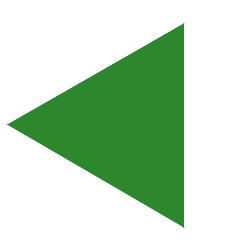
Frame 1 (no input)
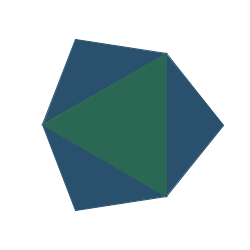
Frame 60 (the mouse pressed at the canvas centre just before this capture)
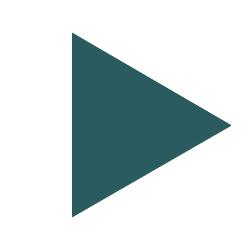
Frame 120 (the mouse held since frame 60 and released just before this capture)

The Processing sketch that drew these frames (run headless with seeded random() and noise(); from frame 60 on, the mouse is pressed at the canvas centre):

// Processing sketch: unfolder
// ── unfolder.pde
/*------------------------------------------
  "Better Trixel Folder"
  By Alex Matheson
    toofifty.me | ello.co/purchase | github.com/toofifty

  Free to redistribute under MIT License.
------------------------------------------*/

float max_scale = 2;
float min_scale = 1;

float scale = max_scale;
int flip = 1;

float BHLF_HEIGHT = 0.5 / sqrt(3);
float FULL_HEIGHT = sqrt(3) / 2;
float UHLF_HEIGHT = FULL_HEIGHT - BHLF_HEIGHT;

color c1 = color(41, 81, 109);
color c2 = color(45, 136, 45);

Tri tri = new Tri(0, 0, 100, 0.01, color(32), true);

Tri[] tris = new Tri[3];

void setup () {
  size(250, 250);
  frameRate(50);
  strokeWeight(1);
  stroke(32);
  tri.p = 1;
  
  /*tris[0] = new Tri(0, 2 * FULL_HEIGHT, 100, 0.01, color(32), true);
  tris[1] = new Tri(0, FULL_HEIGHT + BHLF_HEIGHT, 100, 0.01, color(32), false);
  tris[2] = new Tri(-0.5, FULL_HEIGHT, 100, 0.01, color(32), true);
  tris[3] = new Tri(-0.5, BHLF_HEIGHT, 100, 0.01, color(32), false);
  tris[4] = new Tri(-1, 0, 100, 0.01, color(32), true);
  tris[5] = new Tri(-1, -UHLF_HEIGHT, 100, 0.01, color(32), false);
  tris[6] = new Tri(-1.5, -FULL_HEIGHT, 100, 0.01, color(32), true);
  
  tris[7] = new Tri(-0.5, -FULL_HEIGHT, 100, 0.01, color(32), true);
  tris[8] = new Tri(0, -FULL_HEIGHT + BHLF_HEIGHT, 100, 0.01, color(32), false);
  tris[9] = new Tri(0.5, -FULL_HEIGHT, 100, 0.01, color(32), true);
  tris[10] = new Tri(1, -FULL_HEIGHT + BHLF_HEIGHT, 100, 0.01, color(32), false);
  tris[11] = new Tri(1.5, -FULL_HEIGHT, 100, 0.01, color(32), true);
  
  tris[12] = new Tri(1, 0, 100, 0.01, color(32), true);
  tris[13] = new Tri(0.5, BHLF_HEIGHT, 100, 0.01, color(32), false);
  tris[14] = new Tri(0.5, FULL_HEIGHT, 100, 0.01, color(32), true);*/
  
  tris[0] = new Tri(0, -FULL_HEIGHT + BHLF_HEIGHT, 100, 0.01, color(32), false);
  tris[1] = new Tri(0, -FULL_HEIGHT + BHLF_HEIGHT, 100, 0.01, color(32), false);
  tris[2] = new Tri(0, -FULL_HEIGHT + BHLF_HEIGHT, 100, 0.01, color(32), false);
  
  
  tri.beginFade(c2, c1);
  for (int i = 0; i < tris.length; i++) {
    tris[i].c = c1;
  }
  
}

void draw () {
  background(255);
  translate(width/2, height/2);
  //rotate(-PI*float(frameCount)/100);
  rotate(PI/2);
  scale(flip);
  tri.update();
  tri.calcPoints();
  for (int i = 0; i < tris.length; i++) {
    tris[i].update();
    tris[i].calcPoints();
    tris[i].draw();
  }
  tri.draw();
  scale -= 0.01;
  scale = constrain(scale, min_scale, max_scale);
  
  if (frameCount % 100 == 0) {    
    flip = flip == 1 ? -1 : 1;
    
    if (flip == 1) {
      tri.beginFade(c2, c1);
      for (int i = 0; i < tris.length; i++) {
        tris[i].c = c1;
      }
    } else {
      tri.beginFade(c1, c2);
      for (int i = 0; i < tris.length; i++) {
        tris[i].c = c2;
      }
    }
    
    for (int i = 0; i < tris.length; i++) {
      tris[i].p = -1;
    }
    scale = max_scale;
  }
}

class Tri {
  float x, y, r, s, p;
  float xo, yo;
  color oc, c;
  boolean f;
  float cl;
  color c1, c2;
  boolean fading;
  
  float x1, y1, x2, y2, x3, y3;
  
  Tri (float x, float y, float r, float s, color c, boolean f) {
    this.x = x * scale * r;
    this.y = y * scale * r;
    this.xo = x;
    this.yo = y;
    this.r = r;
    this.s = s*2;
    this.oc = c;
    this.f = f;
    this.p = -1;
  }
  
  void calcPoints () { 
    int m = 1;
    if (f) m = -1;
    
    float rm = r + 1;
    
    this.x = xo * scale * rm;
    this.y = yo * scale * rm;
    
    x1 = x;
    x2 = x - 0.5 * rm * scale;
    x3 = x + 0.5 * rm * scale;
    
    y1 = y - UHLF_HEIGHT * rm * scale * p * m;
    y2 = y + BHLF_HEIGHT * rm * scale * m;
    y3 = y + BHLF_HEIGHT * rm * scale * m;
  }
  
  void update () {
    p += s;
    p = constrain(p, -1, 1);
    
    if (fading) {
      c = lerpColor(c1, c2, cl);
      cl += 0.01;
      if (cl >= 1) {
        cl = 0;
        fading = false;
      }
    }
  }
  
  void beginFade (color c1, color c2) {
    this.c1 = c1;
    this.c2 = c2;
    cl = 0;
    this.fading = true;
  }
  
  void draw () {
    if (x1 == 0) {
      calcPoints();
    }
    rotate(PI/1.5);
    fill(c);
    stroke(c);
    beginShape();
    vertex(x1, y1);
    vertex(x2, y2);
    vertex(x3, y3);
    endShape(CLOSE);
  }
}
